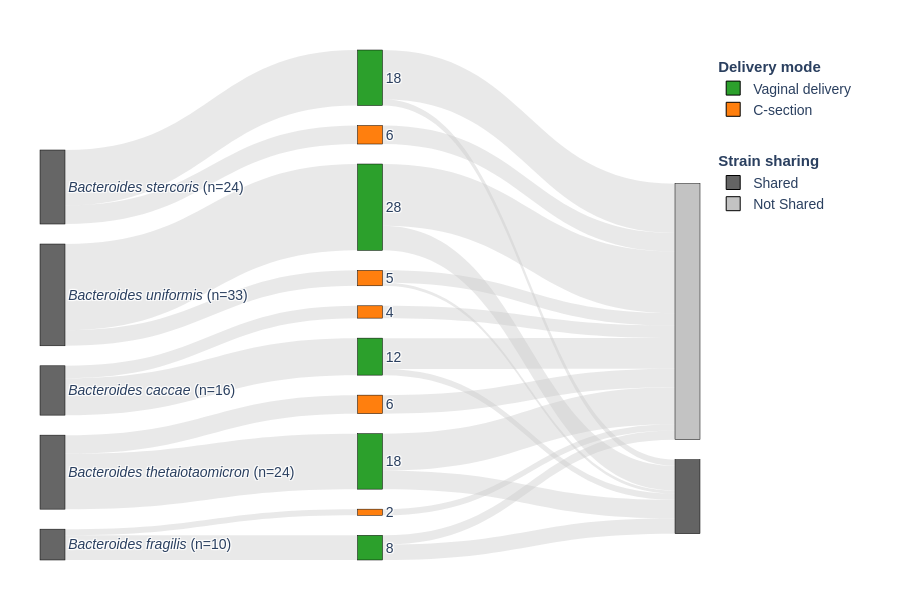

The cell this chart's notebook holds for it:
### Code cell
bacteroides_fecal_fig = create_publication_sankey(bacteroides_fecal_df)
bacteroides_fecal_fig.show()
bacteroides_fecal_fig.write_image("bacteroides_fecal_sankey.pdf", width=900, height=600, scale=2)

### Figure 1 — Plotly figure (JSON) as saved in the notebook; plotly's stock layout.template omitted (floating-point values rounded to 4 significant figures)
{"data": [{"arrangement": "snap", "link": {"color": "rgba(200, 200, 200, 0.4)", "source": [1, 1, 0, 0, 2, 2, 3, 3, 4, 4, 8, 7, 7, 6, 5, 5, 10, 9, 9, 12, 11, 11, 14, 14, 13, 13], "target": [8, 7, 6, 5, 10, 9, 12, 11, 14, 13, 16, 16, 15, 16, 16, 15, 16, 16, 15, 16, 16, 15, 16, 15, 16, 15], "value": [4, 12, 2, 8, 6, 18, 6, 18, 5, 28, 4, 10, 2, 2, 3, 5, 6, 16, 2, 6, 12, 6, 4, 1, 20, 8]}, "node": {"color": ["#666666", "#666666", "#666666", "#666666", "#666666", "#2ca02c", "#ff7f0e", "#2ca02c", "#ff7f0e", "#2ca02c", "#ff7f0e", "#2ca02c", "#ff7f0e", "#2ca02c", "#ff7f0e", "#646464", "#c3c3c3"], "label": ["<i>Bacteroides fragilis</i> (n=10)", "<i>Bacteroides caccae</i> (n=16)", "<i>Bacteroides stercoris</i> (n=24)", "<i>Bacteroides thetaiotaomicron</i> (n=24)", "<i>Bacteroides uniformis</i> (n=33)", "8", "2", "12", "4", "18", "6", "18", "6", "28", "5", "", ""], "line": {"color": ["black", "black", "black", "black", "black", "black", "black", "black", "black", "black", "black", "black", "black", "black", "black", "black", "black"], "width": 0.5}, "pad": 20, "thickness": 25}, "type": "sankey"}, {"legendgroup": "Modes", "legendgrouptitle": {"text": "<b>Delivery mode</b>"}, "marker": {"color": "#2ca02c", "line": {"color": "black", "width": 1}, "size": 14, "symbol": "square"}, "mode": "markers", "name": "Vaginal delivery", "type": "scatter", "x": [null], "y": [null]}, {"legendgroup": "Modes", "legendgrouptitle": {"text": "<b>Delivery mode</b>"}, "marker": {"color": "#ff7f0e", "line": {"color": "black", "width": 1}, "size": 14, "symbol": "square"}, "mode": "markers", "name": "C-section", "type": "scatter", "x": [null], "y": [null]}, {"legendgroup": "Status", "legendgrouptitle": {"text": "<br><b>Strain sharing</b>"}, "marker": {"color": "#646464", "line": {"color": "black", "width": 1}, "size": 14, "symbol": "square"}, "mode": "markers", "name": "Shared", "type": "scatter", "x": [null], "y": [null]}, {"legendgroup": "Status", "legendgrouptitle": {"text": "<br><b>Strain sharing</b>"}, "marker": {"color": "#c3c3c3", "line": {"color": "black", "width": 1}, "size": 14, "symbol": "square"}, "mode": "markers", "name": "Not Shared", "type": "scatter", "x": [null], "y": [null]}], "layout": {"font": {"family": "Arial", "size": 14}, "height": 600, "legend": {"x": 1.02, "xanchor": "left", "y": 1, "yanchor": "top"}, "margin": {"b": 40, "l": 40, "r": 200, "t": 50}, "paper_bgcolor": "white", "plot_bgcolor": "white", "showlegend": true, "width": 900, "xaxis": {"showgrid": false, "visible": false, "zeroline": false}, "yaxis": {"showgrid": false, "visible": false, "zeroline": false}}}
